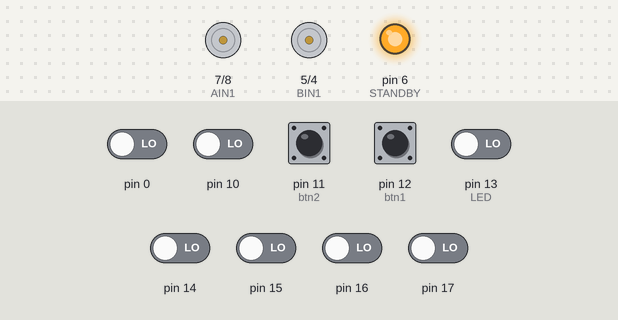
Bench run of a sketch on a simulated Arduino Uno, built with avr-gcc and run on an emulated ATmega328P. Shown: motor-driver pin pairs drawn as motors (green arrow = first pin HIGH = forward, orange = second pin HIGH = backward, longer = more drive, scaled by the enable pin, stopped while the standby pin is LOW), output pins drawn as LEDs (lit = HIGH). Inputs (shaded band) come from the test bench; at power-on: pin 0, pin 10, pin 11 (btn2), pin 12 (btn1), pin 13 (LED), pin 14–17 LOW.

Above: at 7.7 s.
7.8 s: pin 0 driven HIGH
At 8.7 s:
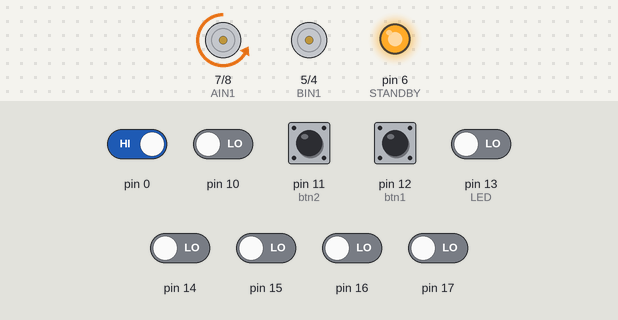
9.3 s: pin 10 driven HIGH
At 10.5 s:
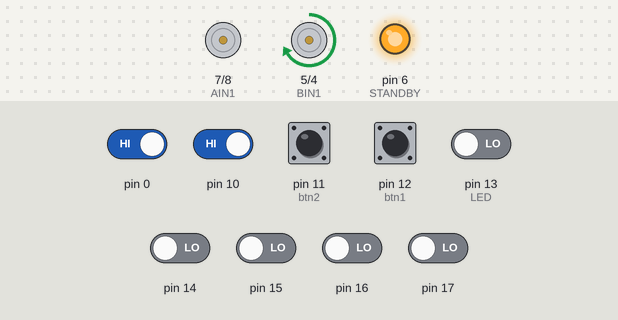
10.8 s: pin 11 (btn2) pulled HIGH for 0.15 s
At 12.0 s:
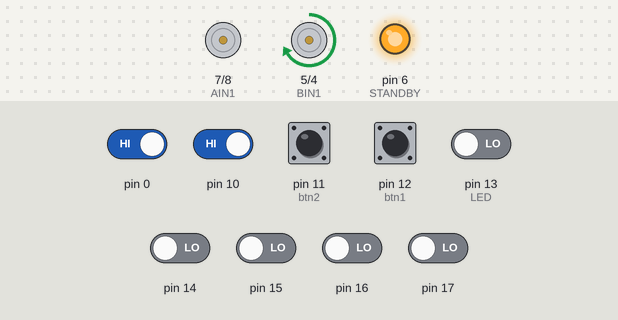
12.4 s: pin 15 driven HIGH
At 13.1 s:
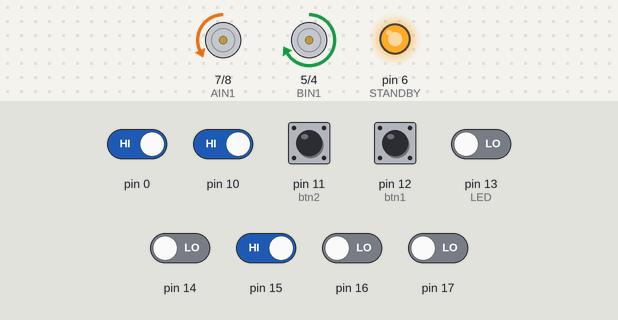
13.9 s: pin 13 (LED) driven HIGH
At 15.1 s:
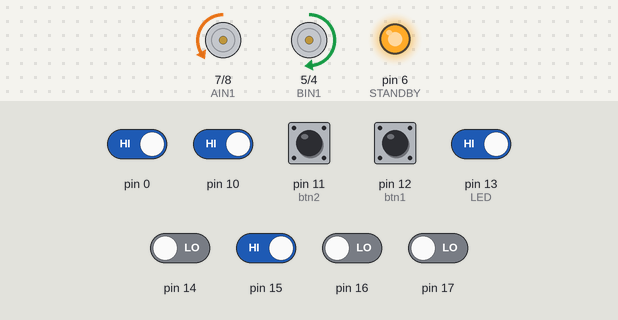
15.4 s: pin 14 driven HIGH
At 16.4 s:
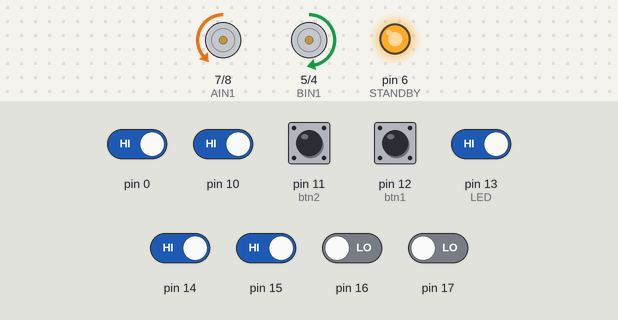
Timing chart, 0 to 17.9 s (numbered marks = the images above; inputs shaded):
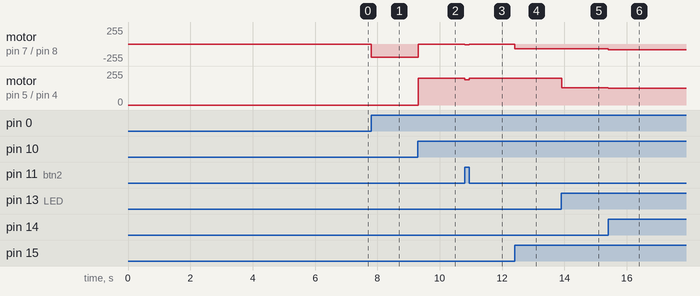

The sketch:

SPEED_PROGRAMA_PID-1.ino
```cpp
//INCLUIMOS LA LIBRERIA DE LOS SENSORES QTR
#include <QTRSensors.h>


//botones
int btn1=12;
int btn2=11;

//DECLARAMOS ENTRADAS PARA EL PUENTE H AL ARDUINO
int PWMA=9;
int AIN2=8;
int AIN1=7;
int PWMB=3;
int BIN2=4;
int BIN1=5;
int STANDBY  = 6;
///DECLARAMOS SALIDA PARA SEÑALIZAR EL CALIBRADO
int LED = 13;
//VARIABLES DE ALMACENAMIENTO
int P=0;
int I=0;
int D=0;
int LAST=0;
float vel;
//DECLARAMOS VELOCIDAD
int VelMax = 100;
//////////////////////////////////////////////////////////////////////////////////////////
//
#define NUM_SENSORS   8     // number of sensors used
#define TIMEOUT       2500  // waits for 2500 microseconds for sensor outputs to go low
#define EMITTER_PIN   11     // emitter is controlled by digital pin 2

// DECLARAMOS ENTRAS PARA LOS SENSORES
QTRSensorsRC qtra((unsigned char[]) {17, 16, 15, 14, 13, 12, 11, 10},
  NUM_SENSORS, TIMEOUT, EMITTER_PIN);
unsigned int sensorValues[NUM_SENSORS];

unsigned int position=0;

void setup()
{
  pinMode(btn1, INPUT);
  pinMode(btn2, INPUT);
  pinMode(PWMA,OUTPUT);
  pinMode(AIN1,OUTPUT);
  pinMode(AIN2,OUTPUT);
  pinMode(PWMB,OUTPUT);
  pinMode(BIN1,OUTPUT);
  pinMode(BIN2,OUTPUT);
  pinMode(STANDBY,OUTPUT);

  pinMode(LED,OUTPUT);

  delay(1500);
  digitalWrite(LED,HIGH);
  //prendemos el led (LED, HIGH);
   for (int j = 0; j <200; j++)
 {
    qtra.calibrate();            // codigo para programar el sensor
}
 digitalWrite(LED,LOW);
 //APAGAMOS EL LED

 //INICIAMOS EL ARANQUE DE LOS MOTOS
 digitalWrite(AIN1,LOW);
 digitalWrite(AIN2,HIGH);

 digitalWrite(BIN1,HIGH);
 digitalWrite(BIN2,LOW);

 analogWrite(PWMA,0);
 analogWrite(PWMB,0);
 //HABILITAMOS EL PUENTE H PARA EL FUNCIONAMIENTO DEL MISMO
 digitalWrite(STANDBY, HIGH);
}


void loop(){
  if(digitalRead(btn1==1)){
  for(;;){
    qtra.read(sensorValues);
   position = qtra.readLine(sensorValues, QTR_EMITTERS_ON, 0);
   P = ((position)-(3500)); /// ERROR/////FRENOS////
   if(P<-3500){
     analogWrite(PWMA,200); // VELOCIDAD PARA EL MOTOR DERECHO
     analogWrite(PWMB,255); //  VELOCIDAD PARA EL MOTOR IZQUIERDO
     digitalWrite(AIN1,LOW);   ///FRENTE
     digitalWrite(AIN2,HIGH);
     digitalWrite(BIN1,LOW);  ///RETROCEDE
     digitalWrite(BIN2,HIGH);

     }
     else if (P>3500){
     analogWrite(PWMA,255); // VELOCIDAD PARA EL MOTOR DERECHO
     analogWrite(PWMB,200); //  VELOCIDAD PARA EL MOTOR IZQUIERDO
     digitalWrite(AIN1,HIGH);   ///RETROCEDE
     digitalWrite(AIN2,LOW);
     digitalWrite(BIN1,HIGH);  ///FRENTE
     digitalWrite(BIN2,LOW);
     }

   else{   D= (P - LAST); /// ERROR MENOS EL ERROR ANTERIOR , DERIVATIVO
   I=(P+ LAST); //INTEGRAL
   vel=(P*0.02)+(D*1.20)+(I*0.0052);
   ///VELOCIDAMAX =VELOCIDAD PUNTA , V

   if(vel >VelMax) vel=VelMax;
   if(vel<-VelMax) vel=-VelMax;


   analogWrite(PWMA,VelMax-vel); // VELOCIDAD PARA EL MOTOR DERECHO
   analogWrite(PWMB,VelMax+vel); //  VELOCIDAD PARA EL MOTOR IZQUIERDO

   digitalWrite(AIN1,LOW);   ///FRENTE
   digitalWrite(AIN2,HIGH);
   digitalWrite(BIN1,HIGH);  ///FRENTE
   digitalWrite(BIN2,LOW);

   LAST=P;
   }


   }
}
}
```

Measured:
- after the input at 7.8 s, motor on pin 7 (AIN1) / pin 8 (AIN2): stopped → backward 200/255 at once
- after the input at 9.3 s, motor on pin 7 (AIN1) / pin 8 (AIN2): backward 200/255 → stopped at once; motor on pin 5 (BIN1) / pin 4 (BIN2): stopped → forward 200/255 at once
- after the input at 10.8 s, motor on pin 7 (AIN1) / pin 8 (AIN2): stopped → backward 8/255 at once, → stopped 0.14 s later; motor on pin 5 (BIN1) / pin 4 (BIN2): forward 200/255 → forward 191/255 at once, → forward 200/255 0.14 s later
- after the input at 12.4 s, motor on pin 7 (AIN1) / pin 8 (AIN2): stopped → backward 69/255 at once
- after the input at 13.9 s, motor on pin 7 (AIN1) / pin 8 (AIN2): backward 69/255 → backward 74/255 at once; motor on pin 5 (BIN1) / pin 4 (BIN2): forward 200/255 → forward 130/255 at once
- after the input at 15.4 s, motor on pin 7 (AIN1) / pin 8 (AIN2): backward 74/255 → backward 84/255 at once; motor on pin 5 (BIN1) / pin 4 (BIN2): forward 130/255 → forward 125/255 at once
